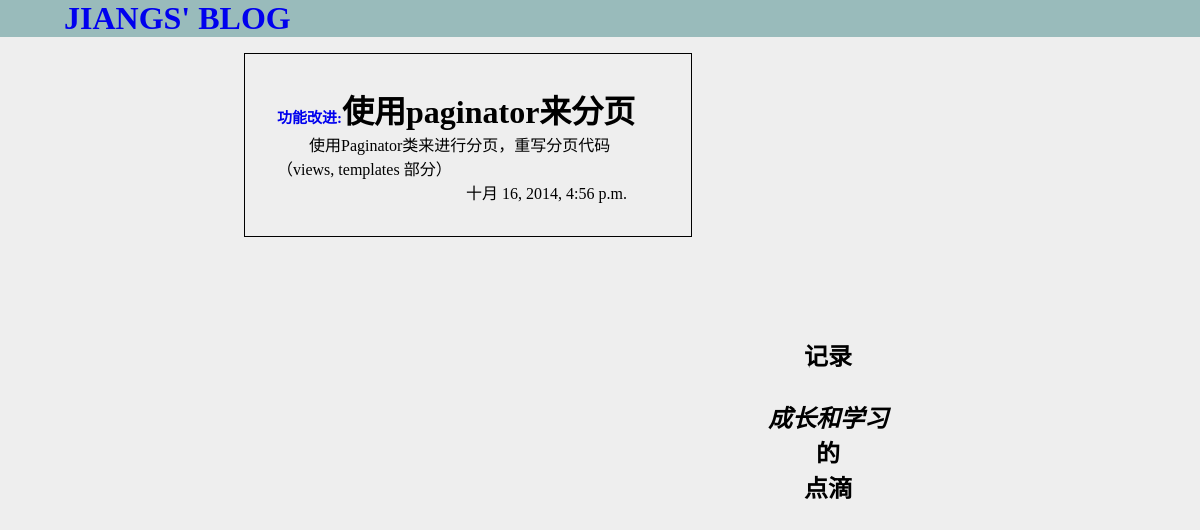
The page /blogs/detail/11/ on the database its author committed.
### blogs/models.py (models this page shows, shortened)
class Blog(models.Model):
  tag = models.CharField(max_length=10,default=u'未分类')
  title = models.CharField(max_length = 30,default=u'无标题')
  context = models.TextField(default='无内容')
  pub_date = models.DateTimeField('date published')
  visit_count = models.IntegerField(default=0)

### blogs/views.py (the view)
# urls.py: url(r'^detail/(?P<id>\d+)/$', views.detail, name='detail'),
def detail(request, id):
    p = get_object_or_404(Blog, pk=id)
    p.visit_count+=1
    p.save()
    return render(request, 'blogs/detail.html', {'blog':p,})

### blogs/templates/blogs/detail.html (shortened to what this page needs)
{% load staticfiles %}
<!DOCTYPE html>
<html>
<head>
  <link rel="stylesheet" type="text/css" href="{% static "blogs/css/1.css" %}">
</head>
<body>
  <h1 class='title'><a href="/blogs/"><strong>jiangs' blog</strong></a></h1>
    <div class='side_blank'>&nbsp;</div>
    <div class='contend'>
      <div class='blog'>
        <h1><small><a href='/blogs/{{ blog.tag }}/' id='tag'>{{ blog.tag }}:</a></small>{{ blog.title }}</h1>
        <p class='blog_context'>{{blog.context}}</p>
        <p class= 'pub_date'>{{blog.pub_date}}</p>
      </div>
    </div>
    <div class='right_side_bar'>
      <h2><strong>记录</strong></br></br><em>成长和学习</em></br>的</br>点滴</h2>
    </div>
    <div class='side_blank' >&nbsp;</div>
</body>
</html>

### blogs/static/blogs/css/1.css (style rules this page uses)
* { margin:0;padding:0;border:0; }
body { background-color:#EEEEEE; }
h1.title { text-transform: uppercase;background-color:#99bbbb;text-indent:2em; }
div.blog { border:solid 1px;padding:2em;margin:1em; }
p.blog_context { text-indent: 2em; }
p.pub_date { text-align:right;padding-right:2em; }
a { text-decoration:none; }
div.side_blank,div.contend,div.right_side_bar { float:left; }
div.contend { width:40%; }
div.side_blank { width:19%; }
div.right_side_bar { text-align:center;width:20%;margin-top:300px; }
small { font-size:15px }

### rows shown on the page
Blog: tag "功能改进", title "使用paginator来分页", context "使用Paginator类来进行分页，重写分页代码（views, templates 部分）", pub_date "十月 16, 2014, 4:56 p.m."
